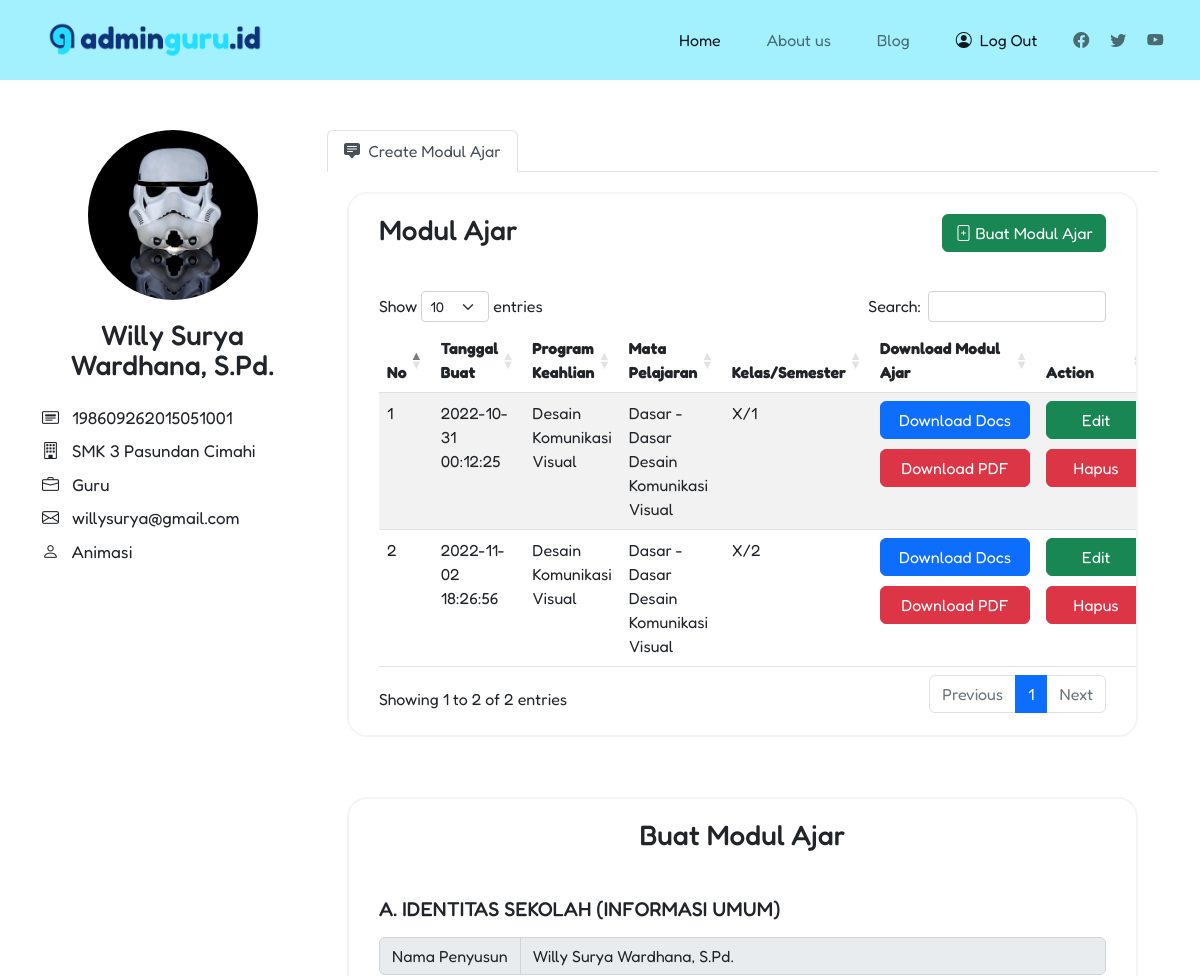
The page /create-modul-ajar/index.php (signed in, upper part) on the database as committed earlier.
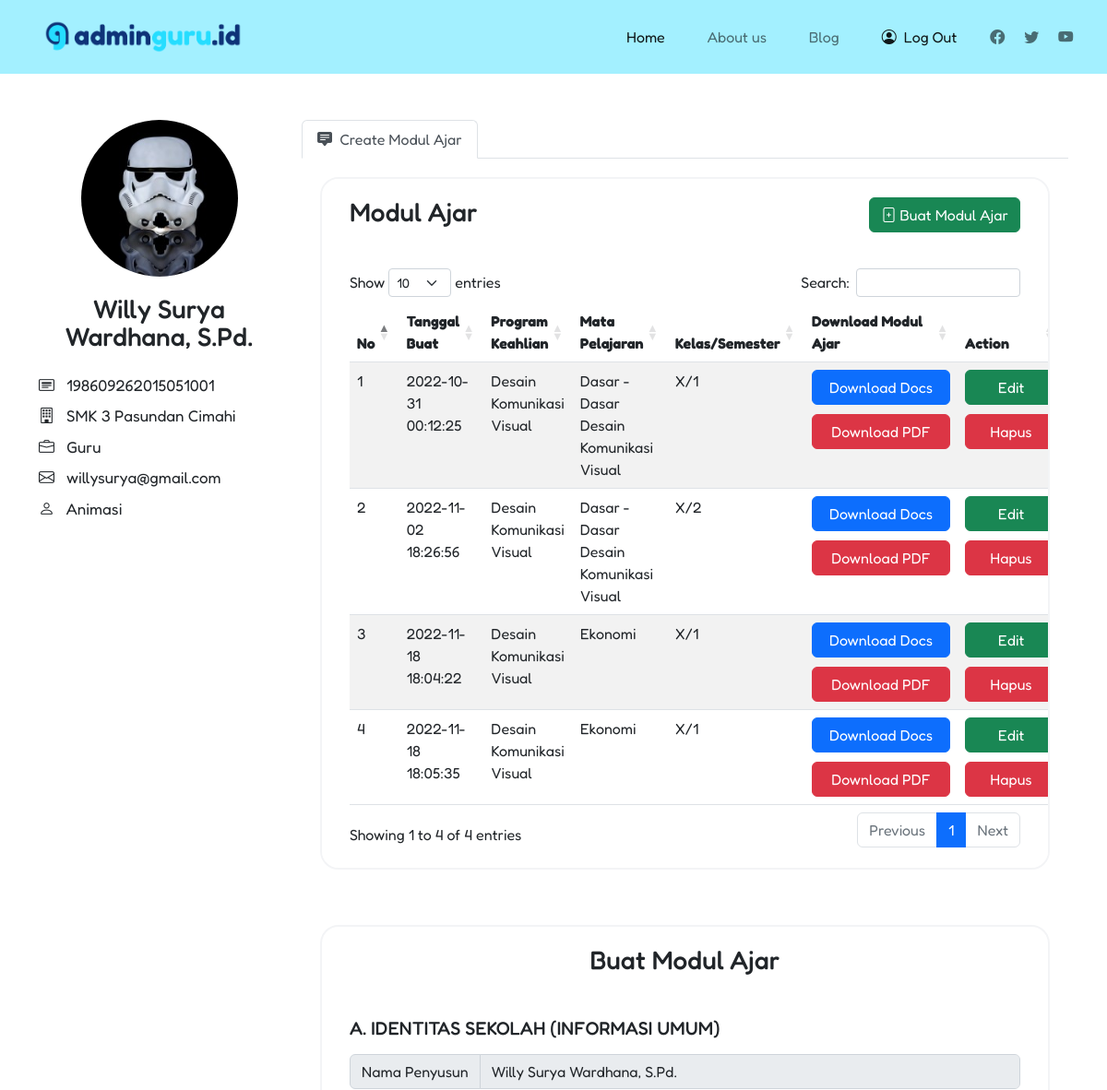
The same page on the database as committed later.
### tables this page shows
CREATE TABLE `identitas_sekolah` (
  `id` int(11) NOT NULL,
  `id_user` int(11) DEFAULT NULL,
  `tahun_ajaran` varchar(15) DEFAULT NULL,
  `program_keahlian` varchar(255) DEFAULT NULL,
  `mata_pelajaran` varchar(255) DEFAULT NULL,
  `kelas` varchar(3) DEFAULT NULL,
  `semester` int(11) DEFAULT NULL,
  `fase` varchar(1) DEFAULT NULL,
  `elemen` text,
  `capaian_pembelajaran` text,
  `alokasi_waktu` varchar(25) DEFAULT NULL,
  `created_at` datetime DEFAULT CURRENT_TIMESTAMP,
  `updated_at` datetime DEFAULT CURRENT_TIMESTAMP
);

### create-modul-ajar/index.php (the view, shortened to what this page needs)
<?php
	include("../backend/conn.php");
	$email = $_SESSION['email'];
	$sql = "SELECT id FROM table_user WHERE email = '$email'";
	$result = mysqli_query($con, $sql);
	$r = mysqli_fetch_assoc($result);
	$id_user = $r['id'];
 ?>
<!DOCTYPE html>
<html>
<head>
	<link rel="stylesheet" type="text/css" href="../style/create-modul-ajar/style.css">
	<link href="https://cdn.jsdelivr.net/npm/bootstrap@5.2.2/dist/css/bootstrap.min.css" rel="stylesheet">
	<link rel="stylesheet" href="https://cdn.jsdelivr.net/npm/bootstrap-icons@1.9.1/font/bootstrap-icons.css">
	<link rel="stylesheet" type="text/css" href="https://cdn.datatables.net/1.12.1/css/dataTables.bootstrap5.min.css">
</head>
<body>
	<div class="wrapper">
		<div class="nav-parent">
			<nav class="navbar navbar-expand-lg sticky-top navbar-light">
				<div class="container-fluid">
					<div class="logo-parent">
						<div class="logo">
							<img class="logo-icon" src="../images/logo-removebg-preview.png" alt="logo">
						</div>
					</div>
					<div class="collapse navbar-collapse navbar-right" id="navbarNav"  >
						<ul class="navbar-nav">
							<li class="nav-item">
							<a class="nav-link active" aria-current="page" href="../">Home</a>
							</li>
							<li class="nav-item">
							<a class="nav-link" href="#">About us</a>
							</li>
							<li class="nav-item">
							<a class="nav-link" href="../blog">Blog</a>
							</li>
						</ul>
						<ul class="navbar-nav mb-2 mb-lg-0 icon-sosmed">
							<li class="nav-text">
								<a class="nav-link active" href="../backend/logout/logout.php"><i class="bi bi-person-circle"></i>&nbsp;&nbsp;Log Out</a>
							</li>
							<li class="nav-icon icon-sosmed">
								<a class="nav-link icon-sosmed" href="#"><i class="bi bi-facebook"></i></a>
							</li>
							<li class="nav-icon icon-sosmed">
								<a class="nav-link icon-sosmed" href="#"><i class="bi bi-twitter"></i></a>
							</li>
							<li class="nav-icon icon-sosmed">
								<a class="nav-link icon-sosmed" href="#"><i class="bi bi-youtube"></i></a>
							</li>
						</ul>
					</div>
				</div>
			</nav>
		</div>
		<div class="container">
			<div class="row row-profile">
				<div class="col-lg-3">
					<center><img src="../images/profile-img/<?php echo $_SESSION['profile_img']; ?>" class="profile-pic" id="profile-pic" data-email='<?php echo $email; ?>'></center>
					<h3 class="profile-name"><?php echo $_SESSION['nama']; ?></h3>
					<div class="info">
						<span class="info-item"><i class="bi bi-card-heading"></i>&nbsp;&nbsp;
							<?php if(empty($_SESSION['nip'])){
								echo "Belum diisi";
							}else { echo $_SESSION['nip']; } ?></span>
						<span class="info-item"><i class="bi bi-building"></i>&nbsp;&nbsp;
							<?php if(empty($_SESSION['sekolah'])){
								echo "Belum diisi";
							}else { echo $_SESSION['sekolah']; }?></span>
						<span class="info-item"><i class="bi bi-briefcase"></i>&nbsp;&nbsp;
							<?php if(empty($_SESSION['jabatan'])){
								echo "Belum diisi";
							}else { echo $_SESSION['jabatan']; }?>
						<span class="info-item"><i class="bi bi-envelope"></i>&nbsp;&nbsp;
							<?php if(empty($_SESSION['email'])){
								echo "Belum diisi";
							}else { echo $_SESSION['email']; }?>
						<span class="info-item"><i class="bi bi-person"></i>&nbsp;&nbsp;
							<?php if(empty($_SESSION['mapel'])){
								echo "Belum diisi";
							}else { echo $_SESSION['mapel']; }?></span>
					</div>
				</div>
				<div class="col-lg-9 nav-info-user">
					<nav>
					  <div class="nav nav-tabs" id="nav-tab" role="tablist" style="background-color: #fff;">
					    <button class="nav-link active" id="nav-feed-tab" data-bs-toggle="tab" data-bs-target="#nav-feed" type="button" role="tab" aria-controls="nav-feed" aria-selected="true"><i class="bi bi-chat-square-text-fill"></i>&nbsp;&nbsp;Create Modul Ajar</button>
					  </div>
					</nav>
					<div class="tab-content" id="nav-tabContent">
						<div class="tab-pane fade show active" id="nav-feed" role="tabpanel" aria-labelledby="nav-feed-tab" tabindex="0">
							<div class="list-modul">
								<h3 class="title">Modul Ajar</h3>
								<a class="btn btn-success" id="create" href="#formBuatModul"><i class="bi bi-file-plus"></i> Buat Modul Ajar</a>
								<br/><br/>
								<table class="table table-striped" id="tableModul">
									<thead>
							            <tr>
							                <th>No</th>
							                <th>Tanggal Buat</th>
							                <th>Program Keahlian</th>
							                <th>Mata Pelajaran</th>
							                <th>Kelas/Semester</th>
							                <th>Download Modul Ajar</th>
							                <th>Action</th>
							            </tr>
							        </thead>
							        <tbody>
							        	<?php
							        		$sql = "SELECT * FROM identitas_sekolah WHERE id_user = '$id_user'";
							        		$result = mysqli_query($con, $sql);
							        		$i=1;
											while($r = mysqli_fetch_assoc($result)){
												echo "
													<tr>
										        		<td>".$i."</td>
										        		<td>".$r['created_at']."</td>
										        		<td>".$r['program_keahlian']."</td>
										        		<td>".$r['mata_pelajaran']."</td>
										        		<td>".$r['kelas']."/".$r['semester']."</td>
										        		<td>
										        			<center><button type='button' class='btn btn-primary btn-download' data-id='".$r['id']."' id='downloadDocs' data-ext='docx' data-bs-toggle='modal' data-bs-target='#exampleModal' onclick='subscribe(this);' >Download Docs </button></center>
										        			<center><button type='button' class='btn btn-danger btn-download mt-10' data-id='".$r['id']."' id='downloadPdf' data-ext='pdf' data-bs-toggle='modal' data-bs-target='#exampleModal' onclick='subscribe(this);'>Download PDF</button></center>
										        		</td>
										        		<td>
										        			<center><button type='button' class='btn btn-success btn-action' data-id='".$r['id']."' onclick='editModul(this);'>Edit</button></center>
										        			<center><button type='button' class='btn btn-danger btn-action mt-10' data-id='".$r['id']."' onclick='hapusModul(this);'>Hapus</button></center>
										        		</td>
										        	</tr>
												";
												$i++;
											}
							        	?>
							        </tbody>
								</table>
							</div>
							<div class="create-modul" id="formBuatModul">
								<center><h3 class="title">Buat Modul Ajar</h3></center>
								<br/>
								<div id="carouselExampleControls" class="carousel slide" data-interval="false">
									<div class="carousel-inner">
										<form method="POST" enctype="multipart/form-data" id="formModul">
									    	<div class="carousel-item active">
									      		<h5>A. IDENTITAS SEKOLAH (INFORMASI UMUM)</h5>
									      		<div class="input-group mb-3 mt-3">
												  <span class="input-group-text" id="basic-addon1">Nama Penyusun</span>
												  <input type="text" class="form-control" aria-describedby="basic-addon1" value="<?php echo $_SESSION['nama']; ?>" disabled="disabled" id="namaPenyusun" required>
												</div>
									    	</div>
								    	</form>
								  	</div>
								</div>
							</div>
					  	</div>
					</div>
				</div>
			</div>
		</div>
	</div>
	<div class="toast-container position-fixed top-0 end-0 p-3">
	</div>
</body>
</html>

### style/create-modul-ajar/style.css (style rules this page uses)
html { width: 100%; height: 100%; }
body { width: 100%; height: 100%; margin:0; padding: 0; top: 0; bottom: 0; left: 0; right: 0; font-family: 'Fredoka', sans-serif; }
.logo-parent { margin-top: 1%; margin-left: 3%; margin-bottom: 1%; z-index: 3; }
.logo-icon { height: 40px; display: inline-block; vertical-align: top; z-index: 3; }
.navbar-nav .nav-item { margin-right: 30px; }
.navbar-right { display: inline-block; justify-content: end; width: auto; white-space: nowrap; z-index: 3; margin-right: 1%; }
nav { position: relative; z-index: 1; top: 0px; background-color: #A3F0FF; font-family: 'Fredoka', sans-serif; }
.nav-text { margin-right: 20px; }
.nav-icon { margin-right: 5px; }
.nav-info-user { padding-left: 25px; }
.container { font-family: 'Fredoka', sans-serif; }
.profile-pic { width: 170px; height: 170px; border-radius: 50%; }
.container .row-profile { padding-top: 50px; }
.profile-name { text-align: center; margin-top: 20px; line-height: 30px; }
.info { width: 100%; margin-top: 25px; }
.info-item { font-size: 17px; margin-top: 8px; display: block; }
.list-modul { width: 100%; padding: 20px 30px; background-color: #fff; border: 2px solid #f3f4f6; border-radius: 20px; overflow-x: scroll; }
.tab-content .tab-pane { padding: 20px; }
.btn-download { width: 150px; display: inline-block; }
.mt-10 { margin-top: 10px; }
.title { display: inline-block; margin-bottom: 20px; }
.btn-action { width: 100px; }
#create { float: right; }
.create-modul { width: 100%; padding: 20px 30px; background-color: #fff; border: 2px solid #f3f4f6; border-radius: 20px; margin-top: 60px; }

Rows that differ between the two databases and show on the page:
added identitas_sekolah: created_at "2022-11-18 18:04:22", program_keahlian "Desain Komunikasi Visual", mata_pelajaran "Ekonomi", kelas "X", semester "1"
added identitas_sekolah: created_at "2022-11-18 18:05:35", program_keahlian "Desain Komunikasi Visual", mata_pelajaran "Ekonomi", kelas "X", semester "1"
Other text that changed with them:
text written by a page script: "Show entries Search: Showing 1 to 2 of 2 entries Previous 1 Next" → "Show entries Search: Showing 1 to 4 of 4 entries Previous 1 Next"
